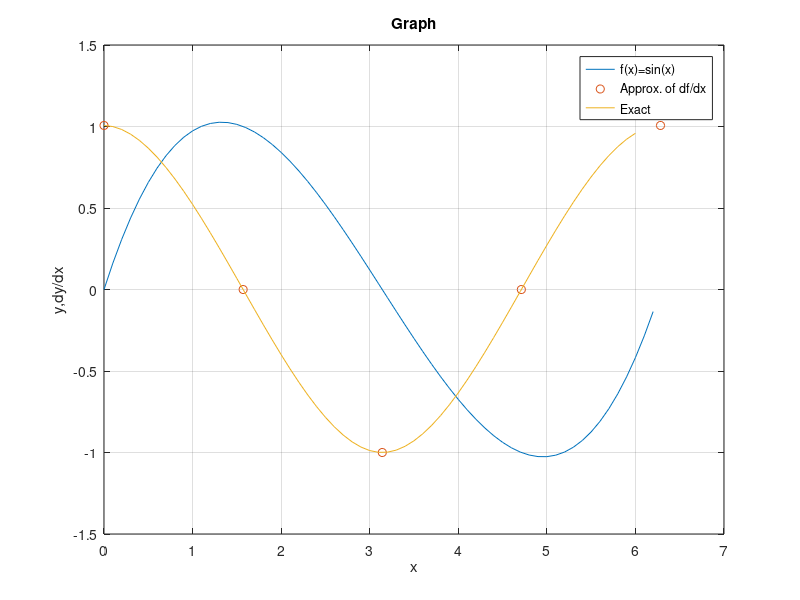

Write the MATLAB code that produced this figure.
clear all
clc
%------------------------ Information----------------------------------
x=linspace(0,2*pi,10);
N=length(x);
y=sin(x);
%----------------------------Alpha--------------------------------------
esp=input('Constante:');
 for i=1:N
    for j=1:N
        r(i,j)=abs(x(1,i)-x(1,j));
        B(i,j)=(esp^2+r(i,j)^2)^(0.5);
    end
 end
format short
Alpha=B\(y');
%-------------------------------H-------------------------------------
x1=[0.000 1.571 3.142 4.712 6.283];
N1=length(x1);
format short
for i=1:N1
    for j=1:N
        r1(i,j)=abs(x1(1,i)-x(1,j));
        H(i,j)=(x1(i)-x(j))*inv((esp^2+r1(i,j)^2)^(0.5));
    end
end
S=H*Alpha;
%------------------------Information for plot graph--------------------
xp=[0.000 1.571 3.142 4.712 6.283];
xpp=0:0.1:6.3;
xdd=0:0.1:6;
yp=sin(xp);
ypinter=interp1(xp,yp,xpp,'spline');
ydinter=interp1(xp,S',xdd,'spline');
%------------------------plot graph------------------------------------
plot(xpp,ypinter);
hold on
plot(xp,S','o');
hold on
plot(xdd,ydinter);
grid on
title('Graph');
xlabel('x');
ylabel('y,dy/dx');
legend('f(x)=sin(x)','Approx. of df/dx','Exact')

